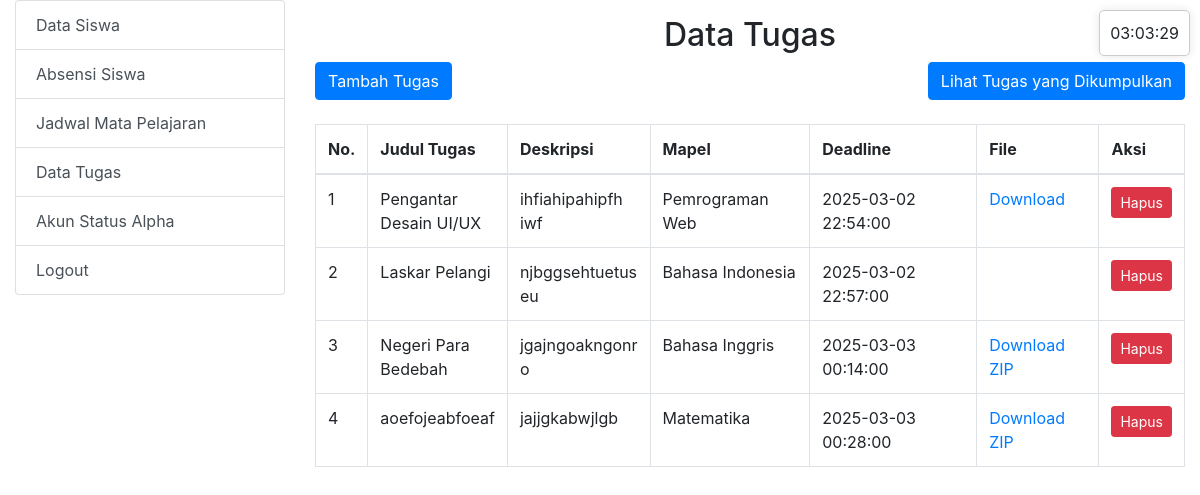
The app's page /tugas.php (signed in) with its own data.
### tables this page shows
CREATE TABLE `tugas` (
  `id` int NOT NULL,
  `judul` varchar(255) NOT NULL,
  `deskripsi` text NOT NULL,
  `deadline` datetime NOT NULL,
  `mapel` varchar(255) NOT NULL,  
  `files` text
);

### tugas.php (the view, shortened to what this page needs)
<?php
include 'config.php';
$tugas_result = $conn->query("SELECT * FROM tugas ORDER BY id ASC");
?>
<!DOCTYPE html>
<html>
<head>
    <link rel="stylesheet" href="https://maxcdn.bootstrapcdn.com/bootstrap/4.0.0/css/bootstrap.min.css">
</head>
<body>
  <?php include 'includes/clock.php'; ?>
  <div class="container-fluid mt-3">
    <div class="row">
      <?php include 'sidebar.php'; ?>
      <div class="col-md-9">
        <h2 class="text-center">Data Tugas</h2>
        <div class="mb-4 d-flex justify-content-between">
            <a href="add_tugas.php" class="btn btn-primary">Tambah Tugas</a>
            <a href="submitted_tugas.php" class="btn btn-primary">Lihat Tugas yang Dikumpulkan</a>
        </div>
        <table class="table table-bordered">
            <thead>
                <tr>
                    <th>No.</th>
                    <th>Judul Tugas</th>
                    <th>Deskripsi</th>
                    <th>Mapel</th>
                    <th>Deadline</th>
                    <th>File</th>
                    <th>Aksi</th>
                </tr>
            </thead>
            <tbody>
                <?php $no = 1; ?>
                <?php while ($row = $tugas_result->fetch_assoc()) { ?>
                <tr>
                    <td><?= $no++; ?></td>
                    <td><?= wordwrap($row['judul'], 14, "<br>\n", true) ?></td>
                    <td><?= wordwrap($row['deskripsi'], 14, "<br>\n", true) ?></td>
                    <td><?= $row['mapel'] ?></td>
                    <td><?= $row['deadline'] ?></td>
                    <td>
                        <?php
                        $files = json_decode($row['files'], true);
                        if (!empty($files)):
                            if (count($files) == 1): ?>
                                <a href="<?= $files[0] ?>" target="_blank">Download</a>
                            <?php else: ?>
                                <a href="download_zip.php?tugas_id=<?= $row['id'] ?>&judul=<?= urlencode($row['judul']) ?>" target="_blank">Download ZIP</a>
                            <?php endif;
                        endif; ?>
                    </td>
                    <td>
                        <a href="tugas.php?delete_id=<?= $row['id'] ?>" class="btn btn-danger btn-sm" onclick="return confirm('Apakah Anda yakin ingin menghapus tugas ini?')">Hapus</a>
                    </td>
                </tr>
                <?php } ?>
            </tbody>
        </table>
      </div>
    </div>
  </div>
</body>
</html>

### records on screen
tugas: judul "Pengantar Desain UI/UX", deskripsi "ihfiahipahipfh iwf", mapel "Pemrograman Web", deadline "2025-03-02 22:54:00"
tugas: judul "Laskar Pelangi", deskripsi "njbggsehtuetus eu", mapel "Bahasa Indonesia", deadline "2025-03-02 22:57:00"
tugas: judul "Negeri Para Bedebah", deskripsi "jgajngoakngonr o", mapel "Bahasa Inggris", deadline "2025-03-03 00:14:00"
tugas: judul "aoefojeabfoeaf", deskripsi "jajjgkabwjlgb", mapel "Matematika", deadline "2025-03-03 00:28:00"
